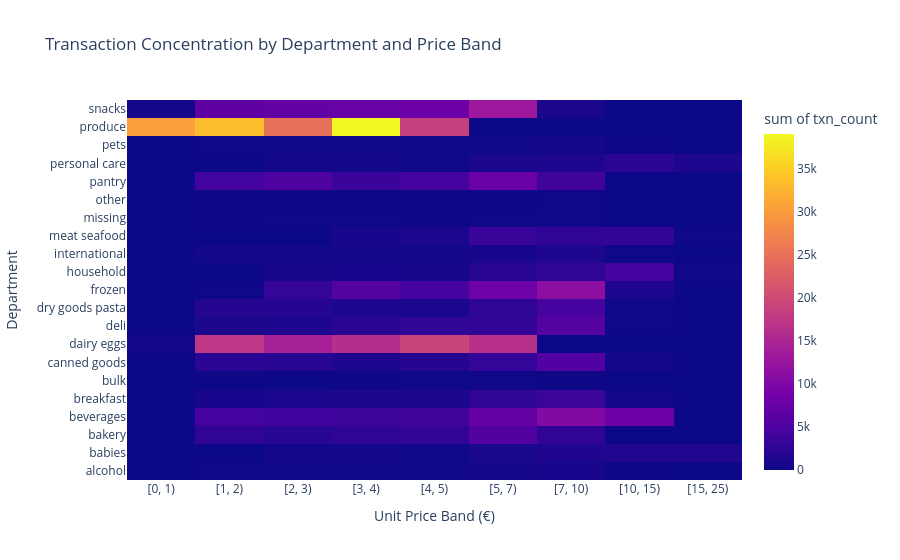

The notebook cell saved with this chart:
### Markdown cell above
### Price × Volume Concentration (Heatmap)

### What it answers: Where most transactions occur across price bands and departments.

### Code cell
import pandas as pd
import plotly.express as px

# 1) Sample for speed
sample_df = df.sample(500000, random_state=42) if len(df) > 500000 else df.copy()

# 2) Create price bands (must exist!)
price_bins = [0, 1, 2, 3, 4, 5, 7, 10, 15, 25]
sample_df["price_band"] = pd.cut(sample_df["unit_price"], bins=price_bins, right=False)

# 3) Aggregate counts
heat = (
    sample_df.groupby(["department", "price_band"])
    .size()
    .reset_index(name="txn_count")
)

# 4) Convert Interval -> string (Plotly needs this)
heat["price_band"] = heat["price_band"].astype(str)

# 5) Force proper left-to-right ordering
price_order = [f"[{price_bins[i]}, {price_bins[i+1]})" for i in range(len(price_bins)-1)]
heat["price_band"] = pd.Categorical(heat["price_band"], categories=price_order, ordered=True)

# Optional: sort departments by total volume so chart looks cleaner
dept_order = (
    heat.groupby("department")["txn_count"].sum()
    .sort_values(ascending=False)
    .index
)
heat["department"] = pd.Categorical(heat["department"], categories=dept_order, ordered=True)

# 6) Plot
fig = px.density_heatmap(
    heat,
    x="price_band",
    y="department",
    z="txn_count",
    histfunc="sum",
    title="Transaction Concentration by Department and Price Band"
)

fig.update_xaxes(title="Unit Price Band (€)")
fig.update_yaxes(title="Department")
fig.show()

### Figure 1 — Plotly figure (JSON) as saved in the notebook; plotly's stock layout.template omitted (floating-point values rounded to 4 significant figures; data arrays with more than 128 entries replaced by an {"elided": "..."} marker saying what was removed)
{"data": [{"coloraxis": "coloraxis", "histfunc": "sum", "hovertemplate": "price_band=%{x}<br>department=%{y}<br>sum of txn_count=%{z}<extra></extra>", "name": "", "type": "histogram2d", "x": {"elided": "189 str values"}, "xaxis": "x", "xbingroup": "x", "y": {"elided": "189 str values"}, "yaxis": "y", "ybingroup": "y", "z": {"elided": "189 int values"}}], "layout": {"coloraxis": {"colorbar": {"title": {"text": "sum of txn_count"}}, "colorscale": [[0, "#0d0887"], [0.1111, "#46039f"], [0.2222, "#7201a8"], [0.3333, "#9c179e"], [0.4444, "#bd3786"], [0.5556, "#d8576b"], [0.6667, "#ed7953"], [0.7778, "#fb9f3a"], [0.8889, "#fdca26"], [1, "#f0f921"]]}, "legend": {"tracegroupgap": 0}, "title": {"text": "Transaction Concentration by Department and Price Band"}, "xaxis": {"anchor": "y", "domain": [0, 1], "title": {"text": "Unit Price Band (€)"}}, "yaxis": {"anchor": "x", "domain": [0, 1], "title": {"text": "Department"}}}}
